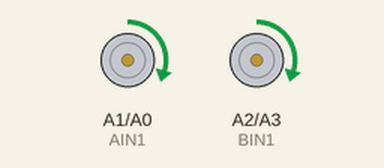
Bench run of a sketch on a simulated Arduino Uno, built with avr-gcc and run on an emulated ATmega328P. Parts: motor-driver pin pairs drawn as motors (green arrow = first pin HIGH = forward, orange = second pin HIGH = backward, longer = more drive, scaled by the enable pin).

Above: at 0.1 s.
At 6.1 s:
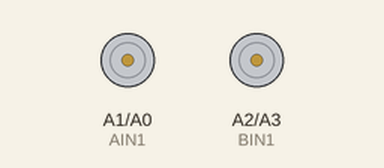
Timing chart, 0 to 7.6 s (numbered marks = the images above):
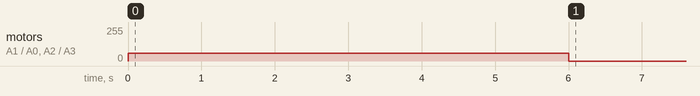

The sketch:

Week_3.ino
```cpp
/*
  Week 5 Part A — Drive Straight Tuning

  Goal:
  - Run the robot forward for 2 seconds and observe if it drifts
  - Adjust LEFT_SPEED or RIGHT_SPEED by 4-5 PWM steps at a time
  - Re-upload and repeat until the robot goes straight

  How to tune:
  - Robot drifts RIGHT → right motor is slower → increase RIGHT_SPEED by 4 or 5
  - Robot drifts LEFT  → left motor is slower  → increase LEFT_SPEED by 4 or 5
  - Robot goes straight → done, note down your LEFT_SPEED and RIGHT_SPEED values
*/

////////////////////////////////////////////////////////////////////////////////
                              //CODE STARTS


// ================= PIN DEFINITIONS =================
#define AIN1  A1        // left motor direction pin 1
#define AIN2  A0        // left motor direction pin 2
#define PWMA  6         // left motor speed — PWM
#define BIN1  A2        // right motor direction pin 1
#define BIN2  A3        // right motor direction pin 2
#define PWMB  5         // right motor speed — PWM

// ================= SPEED CONSTANTS =================
// Start with both equal. Adjust one side by 4-5 PWM if the robot drifts.
// Example: if robot drifts right, change RIGHT_SPEED from 180 to 184 or 185
#define LEFT_SPEED   60   // increase this if robot drifts RIGHT
#define RIGHT_SPEED  60   // increase this if robot drifts LEFT


// ================= MOVEMENT FUNCTIONS =================
void moveForward(int leftSpeed, int rightSpeed) {
  digitalWrite(AIN1, HIGH);
  digitalWrite(AIN2, LOW);
  analogWrite(PWMA, leftSpeed);

  digitalWrite(BIN1, HIGH);
  digitalWrite(BIN2, LOW);
  analogWrite(PWMB, rightSpeed);
}

void stopMotors() {
  digitalWrite(AIN1, LOW);
  digitalWrite(AIN2, LOW);
  analogWrite(PWMA, 0);

  digitalWrite(BIN1, LOW);
  digitalWrite(BIN2, LOW);
  analogWrite(PWMB, 0);
}


// ================= SETUP =================
void setup() {
  pinMode(AIN1, OUTPUT);
  pinMode(AIN2, OUTPUT);
  pinMode(PWMA, OUTPUT);
  pinMode(BIN1, OUTPUT);
  pinMode(BIN2, OUTPUT);
  pinMode(PWMB, OUTPUT);

  // run forward for 2 seconds then stop
  moveForward(LEFT_SPEED, RIGHT_SPEED);
  delay(6000);
  stopMotors();
}


// ================= LOOP =================
void loop() {
  // nothing here — tuning happens in setup()
}
```
